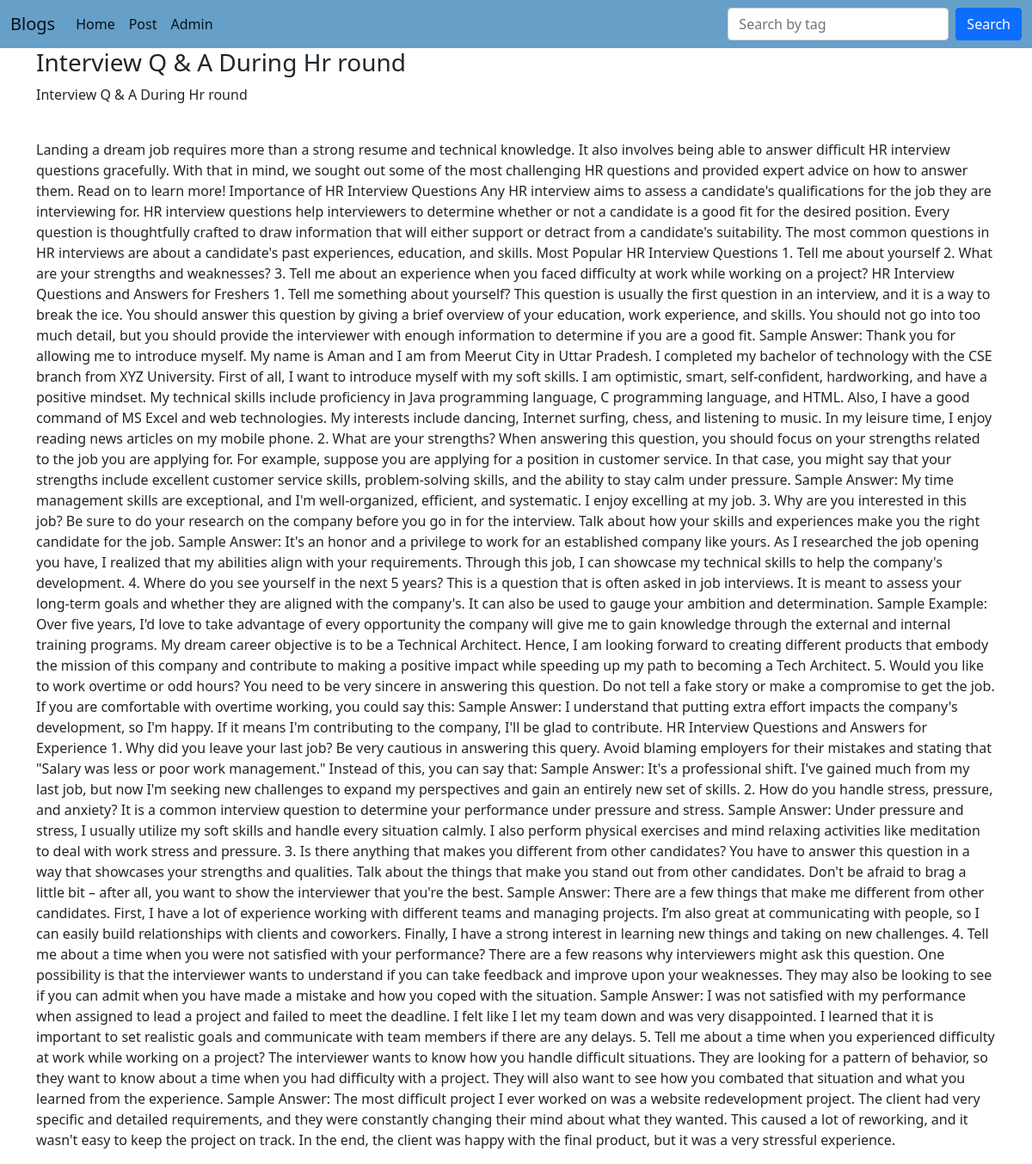
The app's page /blogpost/4/ with its own data.
### blog_app/models.py (models this page shows, shortened)
class Blogpost(models.Model):
    STATUS_CHOICES = (('draft', 'draft'),(  'published', 'published'),)
    blog_id=models.AutoField(primary_key=True)
    title=models.CharField(max_length=100)
    content=models.TextField()
    author=models.ForeignKey(User,on_delete=models.CASCADE)
    create_at=models.DateTimeField(auto_now_add=True,null=True)
    status=models.CharField(max_length=10,choices=STATUS_CHOICES,default='draft')
    tags=TaggableManager()

### blog_app/views.py (the view)
# urls.py: path('blogpost/<int:id>/', blog_post, name='blogpost'),
def blog_post(request,id):
    post=Blogpost.objects.get(blog_id=id)
    return render(request, 'app/blog_post.html',{'post':post})

### templates/app/blog_post.html (shortened to what this page needs)
{% extends "app/index.html" %}
{% block content %}
<div class="container">
    <h3>{{post.title}}</h3>
    <p>{{post.title}}</p>
    <br>
<p>
    {{post.content | safe}}
</p>
</div>
{% endblock %}

### records on screen
Blogpost: title "Interview Q & A During Hr round", content "Landing a dream job requires more than a strong resume and technical knowledge. It also involves being able to answer difficult HR interview questions gracefully. With that in mind, we sought out some of the most challenging HR questions and provided expert advice on how to answer them. Read on to learn more! Importance of HR Interview Questions Any HR interview aims to assess a candidate's qualifications for the job they are interviewing for. HR interview questions help interviewers to determine whether or not a candidate is a good fit for the desired position. Every question is thoughtfully crafted to draw information that will either support or detract from a candidate's suitability. The…"
